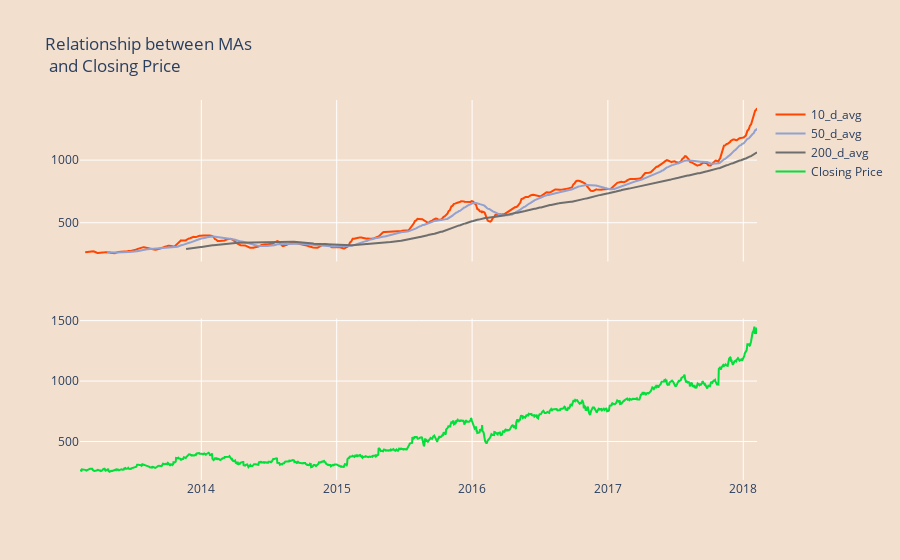

The cell this chart's notebook holds for it:
### Code cell
import plotly.tools as tls
fig = tls.make_subplots(rows=2, cols=1, shared_xaxes=True)

colors = ['#ff4500', '#92a1cf', '#6E6E6E']
avgs = ['10_d_avg', '50_d_avg', '200_d_avg']
# for i,c in zip(range(n),color):
#    ax1.plot(x, y,c=c)

for col, c in zip(avgs, colors):
    fig.append_trace({'x': amzn_df.index, 'y': amzn_df[col], 'type': 'scatter', 'name': col, 'line': {'color': c}}, 1, 1)
for col in ['close']:
    fig.append_trace({'x': amzn_df.index, 'y': amzn_df[col], 'type': 'scatter', 'name': 'Closing Price', 'line':{'color': '#01DF3A'}}, 2, 1)
    
fig['layout'].update(height=800,title='Relationship between MAs <br> and Closing Price',
                    paper_bgcolor='#F2DFCE', plot_bgcolor='#F2DFCE')
    
iplot(fig, filename='pandas/mixed-type subplots')

### Figure 1 — Plotly figure (JSON) as saved in the notebook; plotly's stock layout.template omitted (floating-point values rounded to 4 significant figures; data arrays with more than 128 entries replaced by an {"elided": "..."} marker saying what was removed)
{"data": [{"line": {"color": "#ff4500"}, "name": "10_d_avg", "type": "scatter", "x": {"elided": "1259 str values"}, "xaxis": "x", "y": {"elided": "1259 float values"}, "yaxis": "y"}, {"line": {"color": "#92a1cf"}, "name": "50_d_avg", "type": "scatter", "x": {"elided": "1259 str values"}, "xaxis": "x", "y": {"elided": "1259 float values"}, "yaxis": "y"}, {"line": {"color": "#6E6E6E"}, "name": "200_d_avg", "type": "scatter", "x": {"elided": "1259 str values"}, "xaxis": "x", "y": {"elided": "1259 float values"}, "yaxis": "y"}, {"line": {"color": "#01DF3A"}, "name": "Closing Price", "type": "scatter", "x": {"elided": "1259 str values"}, "xaxis": "x2", "y": {"elided": "1259 float values"}, "yaxis": "y2"}], "layout": {"autosize": true, "paper_bgcolor": "#F2DFCE", "plot_bgcolor": "#F2DFCE", "title": {"text": "Relationship between MAs <br> and Closing Price"}, "xaxis": {"anchor": "y", "autorange": true, "domain": [0, 1], "matches": "x2", "range": ["2013-02-08", "2018-02-07"], "showticklabels": false, "type": "date"}, "xaxis2": {"anchor": "y2", "autorange": true, "domain": [0, 1], "range": ["2013-02-08", "2018-02-07"], "type": "date"}, "yaxis": {"anchor": "x", "autorange": true, "domain": [0.575, 1], "range": [190.5, 1480.0], "type": "linear"}, "yaxis2": {"anchor": "x2", "autorange": true, "domain": [0, 0.425], "range": [181.4, 1518.0], "type": "linear"}}}
